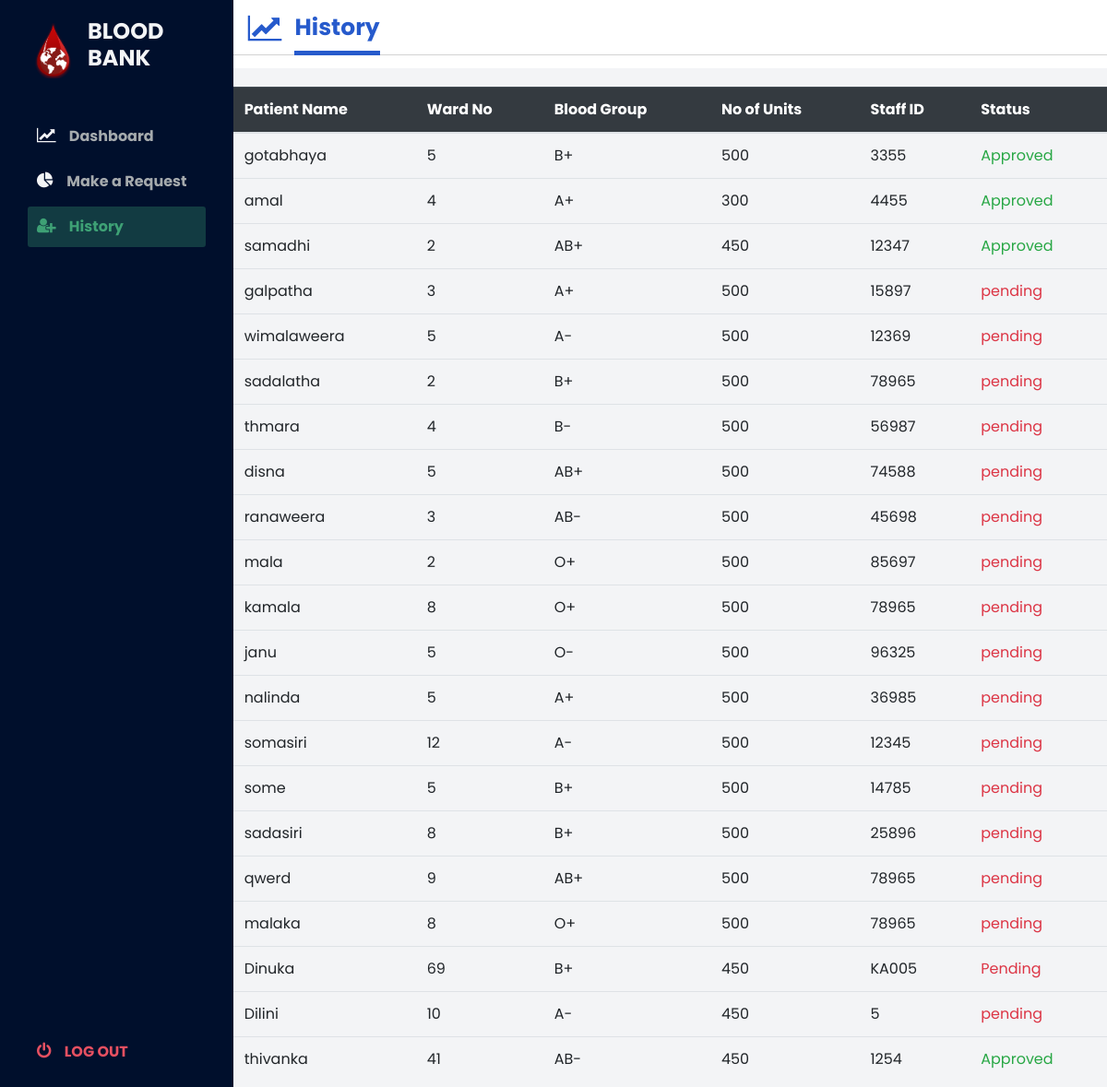
The page /History.php (signed in) on the database its author committed.
### tables this page shows
CREATE TABLE `requests` (
  `Request_ID` int(11) NOT NULL,
  `Patient_name` varchar(50) DEFAULT NULL,
  `Ward_No` int(11) NOT NULL,
  `Blood_Group` varchar(50) NOT NULL,
  `NoOfUnits` int(11) NOT NULL,
  `StaffID` varchar(20) NOT NULL,
  `Status` varchar(50) NOT NULL
);

### History.php (the view, shortened to what this page needs)
<?php
include('connection.php');
$query = "SELECT * FROM `requests`";
$result = mysqli_query($Con, $query);
$requests = mysqli_fetch_all($result, MYSQLI_ASSOC);
?>
  <!DOCTYPE html>
  <html lang="en">
    <head>
      <link
        rel="stylesheet"
        href="https://stackpath.bootstrapcdn.com/font-awesome/4.7.0/css/font-awesome.min.css"
      />
      <link rel="stylesheet" type="text/css" href="style1.css">
      <link rel="stylesheet" type="text/css" href="form1.css">
      <link rel="stylesheet" type="text/css" href="css/bootstrap.css">
    </head>
    <body id="body">
      <div class="container1">
        <nav class="navbar">
          <div class="navbar__left">
            <i  class="fa fa-line-chart fa-2x  a" aria-hidden="true"></i>
            <h7 style = "font-size: 25px; font-weight:bold; vertical-align: text-bottom;"class="active_link" >History</h7>
          </div>
        </nav>
        <main>
            <div class="main__container" style="margin-top: 20px;">
              <table class="table">
                <thead class="table-dark">
                  <tr>
        <th scope="col">Patient Name</th>
        <th scope="col">Ward No</th>
        <th scope="col">Blood Group</th>
        <th scope="col">No of Units</th>
        <th scope="col">Staff ID</th>
        <th scope="col">Status</th>
                  </tr>
                </thead>
                <tbody>
                  <?php foreach ($requests as $request) : ?>
                    <tr>
                      <td><?php echo $request['Patient_name'] ?></td>
                      <td><?php echo $request['Ward_No'] ?></td>
                      <td><?php echo $request['Blood_Group'] ?></td>
                      <td><?php echo $request['NoOfUnits'] ?></td>
                      <td><?php echo $request['StaffID'] ?></td>
                      <td id="stat" class = <?php if($request['Status']=="Approved"){echo "text-success";}else{echo "text-danger";} ?>><?php echo $request['Status'] ?></td>
                    </tr>
                  <?php endforeach ?>
                </tbody>
              </table>
  </div>
        </main>
          <div id="sidebar">
          <div class="sidebar__title">
            <div class="sidebar__img">
              <img src="assets/logo.png" alt="logo" />
              <h1 style="font-size: 24px; font-weight:bold">BLOOD BANK</h1>
            </div>
          </div>
          <div class="sidebar__link">
            <div class="sidebar__link ">
            <i class="fa fa-line-chart" aria-hidden="true"></i>
              <a href="HospitleDash.php" style="text-decoration: none;">Dashboard</a>
            </div>
            <div class="sidebar__link">
              <i class="fa fa-pie-chart"></i>
              <a href="MakeRequest.php"style="text-decoration: none;">Make a Request</a>
            </div>
            <div class="sidebar__link active_menu_link " >
              <i class="fa fa-user-plus" aria-hidden="true"></i>
              <a href="History.php" style="text-decoration: none;">History</a>
            </div>
            <div class="sidebar__logout" style ="position:fixed; bottom:1rem;">
              <i class="fa fa-power-off"></i>
              <a href="logout.php" >Log out</a>
            </div>
          </div>
        </div>
    </body>
  </html>

### style1.css (style rules this page uses)
* { margin: 0; padding: 0; }
body { box-sizing: border-box; font-family: "Lato", sans-serif; height: 100vh; overflow: hidden; }
.a { color: #265acc; padding-top: 5px; }
.container1 { display: grid; height: 100vh; grid-template-columns: 0.8fr 1fr 1fr 1fr; grid-template-rows: 0.2fr 3fr; grid-template-areas: "sidebar nav nav nav" "sidebar main main main"; }
.navbar { background: #ffffff; grid-area: nav; height: 60px; display: flex; align-items: center; justify-content: space-between; padding: 0 30px 0 30px; border-bottom: 1px solid lightgray; }
.navbar__left .active_link { color: #265acc; border-bottom:5px solid #265acc; padding-bottom: 8px; font-size: 20px; margin-left: 10px; align-items: center; }
main { background: #f3f4f6; grid-area: main; overflow-y: auto; }
#sidebar { background: #000f2c; grid-area: sidebar; overflow-y: auto; padding: 20px; -webkit-transition: all 0.5s; transition: all 0.5s; }
.sidebar__title { display: flex; justify-content: space-between; align-items: center; color: #f3f4f6; margin-bottom: 30px; }
.sidebar__img { display: flex; align-items: center; }
.sidebar__title > div > img { width: 75px; object-fit: contain; }
.sidebar__title > div > h1 { font-size: 18px; display: inline; }
.sidebar__link { color: #f3f4f6; padding: 10px; border-radius: 3px; margin-bottom: 5px; text-decoration: none; }
.active_menu_link { background: rgba(62, 161, 117, 0.3); color: #3ea175; }
.active_menu_link a { color: #3ea175 !important; }
.sidebar__link > a { text-decoration: none; color: #a5aaad; font-weight: 700; }
.sidebar__link > i { margin-right: 10px; font-size: 18px; text-decoration: none; }
.sidebar__logout { margin-top: 30px; padding: 10px; color: #e65061; }
.sidebar__logout > a { text-decoration: none; color: #e65061; font-weight: 700; text-transform: uppercase; }
.sidebar__logout > i { margin-right: 10px; font-size: 18px; }

### form1.css (style rules this page uses)
* { margin: 0%; padding: 0; box-sizing: border-box; font-family: 'Poppins',sans-serif; }

### rows shown on the page
requests: Patient_name "gotabhaya", Ward_No "5", Blood_Group "B+", NoOfUnits "500", StaffID "3355", Status "Approved"
requests: Patient_name "amal", Ward_No "4", Blood_Group "A+", NoOfUnits "300", StaffID "4455", Status "Approved"
requests: Patient_name "samadhi", Ward_No "2", Blood_Group "AB+", NoOfUnits "450", StaffID "12347", Status "Approved"
requests: Patient_name "galpatha", Ward_No "3", Blood_Group "A+", NoOfUnits "500", StaffID "15897", Status "pending"
requests: Patient_name "wimalaweera", Ward_No "5", Blood_Group "A-", NoOfUnits "500", StaffID "12369", Status "pending"
requests: Patient_name "sadalatha", Ward_No "2", Blood_Group "B+", NoOfUnits "500", StaffID "78965", Status "pending"
requests: Patient_name "thmara", Ward_No "4", Blood_Group "B-", NoOfUnits "500", StaffID "56987", Status "pending"
requests: Patient_name "disna", Ward_No "5", Blood_Group "AB+", NoOfUnits "500", StaffID "74588", Status "pending"
requests: Patient_name "ranaweera", Ward_No "3", Blood_Group "AB-", NoOfUnits "500", StaffID "45698", Status "pending"
requests: Patient_name "mala", Ward_No "2", Blood_Group "O+", NoOfUnits "500", StaffID "85697", Status "pending"
requests: Patient_name "kamala", Ward_No "8", Blood_Group "O+", NoOfUnits "500", StaffID "78965", Status "pending"
requests: Patient_name "janu", Ward_No "5", Blood_Group "O-", NoOfUnits "500", StaffID "96325", Status "pending"
requests: Patient_name "nalinda", Ward_No "5", Blood_Group "A+", NoOfUnits "500", StaffID "36985", Status "pending"
requests: Patient_name "somasiri", Ward_No "12", Blood_Group "A-", NoOfUnits "500", StaffID "12345", Status "pending"
requests: Patient_name "some", Ward_No "5", Blood_Group "B+", NoOfUnits "500", StaffID "14785", Status "pending"
requests: Patient_name "sadasiri", Ward_No "8", Blood_Group "B+", NoOfUnits "500", StaffID "25896", Status "pending"
requests: Patient_name "qwerd", Ward_No "9", Blood_Group "AB+", NoOfUnits "500", StaffID "78965", Status "pending"
requests: Patient_name "malaka", Ward_No "8", Blood_Group "O+", NoOfUnits "500", StaffID "78965", Status "pending"
requests: Patient_name "Dinuka", Ward_No "69", Blood_Group "B+", NoOfUnits "450", StaffID "KA005", Status "Pending"
requests: Patient_name "Dilini", Ward_No "10", Blood_Group "A-", NoOfUnits "450", StaffID "5", Status "pending"
requests: Patient_name "thivanka", Ward_No "41", Blood_Group "AB-", NoOfUnits "450", StaffID "1254", Status "Approved"
